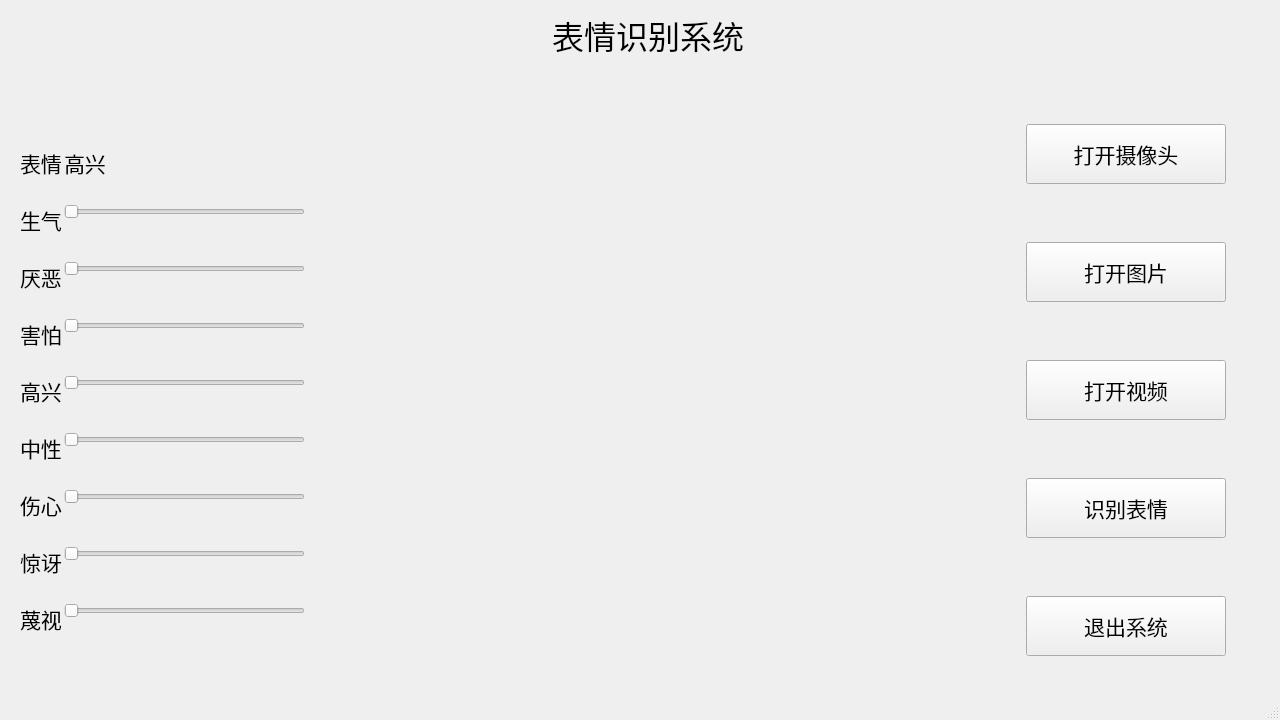
<?xml version="1.0" encoding="UTF-8"?>
<ui version="4.0">
 <class>FER_window</class>
 <widget class="QMainWindow" name="FER_window">
  <property name="geometry">
   <rect>
    <x>0</x>
    <y>0</y>
    <width>1280</width>
    <height>720</height>
   </rect>
  </property>
  <property name="minimumSize">
   <size>
    <width>1280</width>
    <height>720</height>
   </size>
  </property>
  <property name="maximumSize">
   <size>
    <width>1280</width>
    <height>720</height>
   </size>
  </property>
  <property name="cursor">
   <cursorShape>ArrowCursor</cursorShape>
  </property>
  <property name="windowTitle">
   <string>人脸表情识别系统</string>
  </property>
  <property name="styleSheet">
   <string notr="true"/>
  </property>
  <widget class="QWidget" name="centralwidget">
   <widget class="QWidget" name="gridLayoutWidget">
    <property name="geometry">
     <rect>
      <x>0</x>
      <y>0</y>
      <width>1281</width>
      <height>711</height>
     </rect>
    </property>
    <layout class="QGridLayout" name="gridLayout">
     <property name="horizontalSpacing">
      <number>3</number>
     </property>
     <property name="verticalSpacing">
      <number>1</number>
     </property>
     <item row="1" column="2">
      <widget class="QLabel" name="lab_frame">
       <property name="enabled">
        <bool>true</bool>
       </property>
       <property name="minimumSize">
        <size>
         <width>640</width>
         <height>640</height>
        </size>
       </property>
       <property name="maximumSize">
        <size>
         <width>640</width>
         <height>640</height>
        </size>
       </property>
       <property name="font">
        <font>
         <pointsize>24</pointsize>
         <weight>50</weight>
         <bold>false</bold>
        </font>
       </property>
       <property name="toolTip">
        <string/>
       </property>
       <property name="text">
        <string/>
       </property>
       <property name="textFormat">
        <enum>Qt::RichText</enum>
       </property>
       <property name="alignment">
        <set>Qt::AlignCenter</set>
       </property>
      </widget>
     </item>
     <item row="1" column="1">
      <layout class="QVBoxLayout" name="verticalLayout"/>
     </item>
     <item row="1" column="0">
      <layout class="QFormLayout" name="formLayout_2">
       <property name="sizeConstraint">
        <enum>QLayout::SetMinAndMaxSize</enum>
       </property>
       <property name="fieldGrowthPolicy">
        <enum>QFormLayout::ExpandingFieldsGrow</enum>
       </property>
       <property name="labelAlignment">
        <set>Qt::AlignCenter</set>
       </property>
       <property name="formAlignment">
        <set>Qt::AlignCenter</set>
       </property>
       <property name="horizontalSpacing">
        <number>2</number>
       </property>
       <property name="verticalSpacing">
        <number>25</number>
       </property>
       <property name="leftMargin">
        <number>20</number>
       </property>
       <property name="topMargin">
        <number>0</number>
       </property>
       <property name="rightMargin">
        <number>20</number>
       </property>
       <property name="bottomMargin">
        <number>0</number>
       </property>
       <item row="0" column="0">
        <widget class="QLabel" name="label">
         <property name="font">
          <font>
           <pointsize>16</pointsize>
          </font>
         </property>
         <property name="text">
          <string>表情</string>
         </property>
        </widget>
       </item>
       <item row="2" column="0">
        <widget class="QLabel" name="label_2">
         <property name="font">
          <font>
           <pointsize>16</pointsize>
          </font>
         </property>
         <property name="text">
          <string>厌恶</string>
         </property>
        </widget>
       </item>
       <item row="1" column="0">
        <widget class="QLabel" name="label_3">
         <property name="font">
          <font>
           <pointsize>16</pointsize>
          </font>
         </property>
         <property name="text">
          <string>生气</string>
         </property>
        </widget>
       </item>
       <item row="3" column="0">
        <widget class="QLabel" name="label_4">
         <property name="font">
          <font>
           <pointsize>16</pointsize>
          </font>
         </property>
         <property name="text">
          <string>害怕</string>
         </property>
        </widget>
       </item>
       <item row="4" column="0">
        <widget class="QLabel" name="label_5">
         <property name="font">
          <font>
           <pointsize>16</pointsize>
          </font>
         </property>
         <property name="text">
          <string>高兴</string>
         </property>
        </widget>
       </item>
       <item row="5" column="0">
        <widget class="QLabel" name="label_6">
         <property name="font">
          <font>
           <pointsize>16</pointsize>
          </font>
         </property>
         <property name="text">
          <string>中性</string>
         </property>
        </widget>
       </item>
       <item row="6" column="0">
        <widget class="QLabel" name="label_7">
         <property name="font">
          <font>
           <pointsize>16</pointsize>
          </font>
         </property>
         <property name="text">
          <string>伤心</string>
         </property>
        </widget>
       </item>
       <item row="7" column="0">
        <widget class="QLabel" name="label_8">
         <property name="font">
          <font>
           <pointsize>16</pointsize>
          </font>
         </property>
         <property name="text">
          <string>惊讶</string>
         </property>
        </widget>
       </item>
       <item row="0" column="1">
        <widget class="QLabel" name="label_9">
         <property name="font">
          <font>
           <pointsize>16</pointsize>
          </font>
         </property>
         <property name="text">
          <string>高兴</string>
         </property>
        </widget>
       </item>
       <item row="1" column="1">
        <widget class="QSlider" name="horizontalSlider">
         <property name="orientation">
          <enum>Qt::Horizontal</enum>
         </property>
        </widget>
       </item>
       <item row="2" column="1">
        <widget class="QSlider" name="horizontalSlider_2">
         <property name="orientation">
          <enum>Qt::Horizontal</enum>
         </property>
        </widget>
       </item>
       <item row="3" column="1">
        <widget class="QSlider" name="horizontalSlider_3">
         <property name="orientation">
          <enum>Qt::Horizontal</enum>
         </property>
        </widget>
       </item>
       <item row="4" column="1">
        <widget class="QSlider" name="horizontalSlider_4">
         <property name="orientation">
          <enum>Qt::Horizontal</enum>
         </property>
        </widget>
       </item>
       <item row="5" column="1">
        <widget class="QSlider" name="horizontalSlider_5">
         <property name="orientation">
          <enum>Qt::Horizontal</enum>
         </property>
        </widget>
       </item>
       <item row="6" column="1">
        <widget class="QSlider" name="horizontalSlider_6">
         <property name="orientation">
          <enum>Qt::Horizontal</enum>
         </property>
        </widget>
       </item>
       <item row="7" column="1">
        <widget class="QSlider" name="horizontalSlider_7">
         <property name="orientation">
          <enum>Qt::Horizontal</enum>
         </property>
        </widget>
       </item>
       <item row="8" column="0">
        <widget class="QLabel" name="label_10">
         <property name="font">
          <font>
           <pointsize>16</pointsize>
          </font>
         </property>
         <property name="text">
          <string>蔑视</string>
         </property>
        </widget>
       </item>
       <item row="8" column="1">
        <widget class="QSlider" name="horizontalSlider_8">
         <property name="orientation">
          <enum>Qt::Horizontal</enum>
         </property>
        </widget>
       </item>
      </layout>
     </item>
     <item row="1" column="3">
      <layout class="QVBoxLayout" name="ButtonLayout">
       <property name="spacing">
        <number>5</number>
       </property>
       <property name="leftMargin">
        <number>55</number>
       </property>
       <property name="topMargin">
        <number>0</number>
       </property>
       <property name="rightMargin">
        <number>55</number>
       </property>
       <item alignment="Qt::AlignHCenter">
        <widget class="QPushButton" name="btn_openCamera">
         <property name="minimumSize">
          <size>
           <width>200</width>
           <height>0</height>
          </size>
         </property>
         <property name="maximumSize">
          <size>
           <width>200</width>
           <height>60</height>
          </size>
         </property>
         <property name="font">
          <font>
           <pointsize>16</pointsize>
           <weight>50</weight>
           <bold>false</bold>
          </font>
         </property>
         <property name="text">
          <string>打开摄像头</string>
         </property>
        </widget>
       </item>
       <item alignment="Qt::AlignHCenter">
        <widget class="QPushButton" name="btn_openimage">
         <property name="minimumSize">
          <size>
           <width>200</width>
           <height>0</height>
          </size>
         </property>
         <property name="maximumSize">
          <size>
           <width>200</width>
           <height>60</height>
          </size>
         </property>
         <property name="font">
          <font>
           <pointsize>16</pointsize>
           <weight>50</weight>
           <bold>false</bold>
          </font>
         </property>
         <property name="text">
          <string>打开图片</string>
         </property>
        </widget>
       </item>
       <item alignment="Qt::AlignHCenter">
        <widget class="QPushButton" name="btn_openvideo">
         <property name="minimumSize">
          <size>
           <width>200</width>
           <height>0</height>
          </size>
         </property>
         <property name="maximumSize">
          <size>
           <width>200</width>
           <height>60</height>
          </size>
         </property>
         <property name="font">
          <font>
           <pointsize>16</pointsize>
           <weight>50</weight>
           <bold>false</bold>
          </font>
         </property>
         <property name="text">
          <string>打开视频</string>
         </property>
        </widget>
       </item>
       <item alignment="Qt::AlignHCenter">
        <widget class="QPushButton" name="btn_recognition">
         <property name="minimumSize">
          <size>
           <width>200</width>
           <height>60</height>
          </size>
         </property>
         <property name="maximumSize">
          <size>
           <width>200</width>
           <height>60</height>
          </size>
         </property>
         <property name="font">
          <font>
           <pointsize>16</pointsize>
           <weight>50</weight>
           <bold>false</bold>
          </font>
         </property>
         <property name="text">
          <string>识别表情</string>
         </property>
        </widget>
       </item>
       <item alignment="Qt::AlignHCenter">
        <widget class="QPushButton" name="btn_exitsystem">
         <property name="minimumSize">
          <size>
           <width>200</width>
           <height>0</height>
          </size>
         </property>
         <property name="maximumSize">
          <size>
           <width>200</width>
           <height>60</height>
          </size>
         </property>
         <property name="font">
          <font>
           <pointsize>16</pointsize>
           <weight>50</weight>
           <bold>false</bold>
          </font>
         </property>
         <property name="styleSheet">
          <string notr="true"/>
         </property>
         <property name="text">
          <string>退出系统</string>
         </property>
        </widget>
       </item>
      </layout>
     </item>
     <item row="0" column="2">
      <widget class="QLabel" name="label_11">
       <property name="font">
        <font>
         <pointsize>24</pointsize>
        </font>
       </property>
       <property name="text">
        <string>表情识别系统</string>
       </property>
       <property name="alignment">
        <set>Qt::AlignCenter</set>
       </property>
       <property name="margin">
        <number>0</number>
       </property>
      </widget>
     </item>
    </layout>
   </widget>
  </widget>
  <widget class="QMenuBar" name="menubar">
   <property name="geometry">
    <rect>
     <x>0</x>
     <y>0</y>
     <width>1280</width>
     <height>23</height>
    </rect>
   </property>
  </widget>
  <widget class="QStatusBar" name="statusbar"/>
 </widget>
 <resources/>
 <connections/>
</ui>
